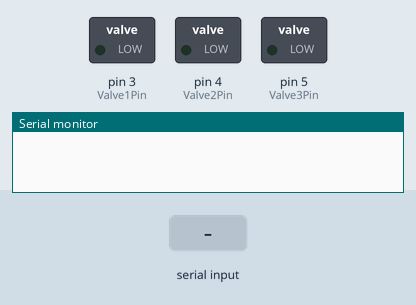
The sketch below on a simulated Arduino Uno, built with avr-gcc and run on an emulated ATmega328P. On the bench: switched loads named in the sketch (green lamp = pin HIGH), the last lines printed to the serial monitor. The inputs (shaded band) are chosen by the test bench.

Above: at 1.2 s.
1.3 s: "X" received over Serial
At 1.8 s:
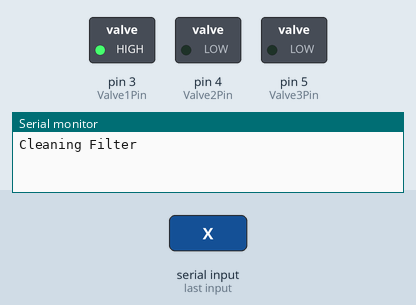
2.8 s: "Y" received over Serial
At 4.1 s:
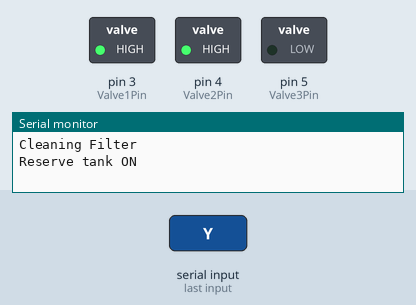
At 7.3 s:
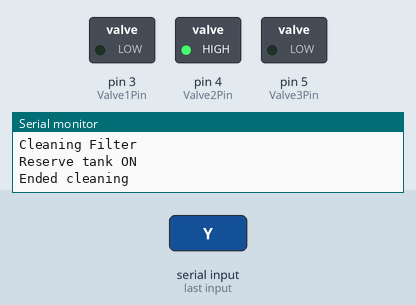
Timing chart, 0 to 8.8 s (numbered marks = the images above; inputs shaded):
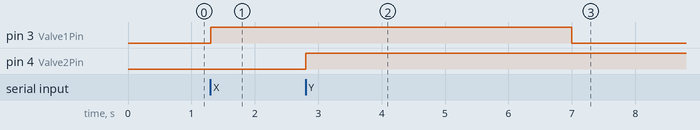

The sketch:

Valves.ino
```cpp
int Valve1Pin = 3;
int Valve2Pin = 4;
int Valve3Pin = 5;

char serialvarString[5];
int serialvar = 0;

unsigned long previousMillis = 0;
const long interval = 1000;
int seconds = 0;
int seconds_cleaning = 0;
int cleaning_running = 0;

void setup() {
  // put your setup code here, to run once:
  Serial.begin(9600);

  pinMode(Valve1Pin, OUTPUT);
  pinMode(Valve2Pin, OUTPUT);
  pinMode(Valve3Pin, OUTPUT);


}

void loop() {

  unsigned long currentMillis = millis();

  if (currentMillis - previousMillis >= interval) {
  // save the last time you blinked the LED
  previousMillis = currentMillis;
  seconds++;
  seconds_cleaning++;
  }

   if (Serial.available() > 0) {
                serialvarString[0]=Serial.read();

                if(serialvarString[0]=='X')
                {
                  serialvar = 1;
                  seconds_cleaning=0;
                }
                if(serialvarString[0]=='Y')
                {
                  serialvar = 2;
                  seconds=0;
                }
        }

  if(cleaning_running==1 && seconds_cleaning > 5)
  {
        digitalWrite(Valve1Pin, LOW);
        cleaning_running=0;
        Serial.println("Ended cleaning");
  }

switch(serialvar)
  {
  case 1:
    digitalWrite(Valve1Pin, HIGH);
    Serial.println("Cleaning Filter");
    seconds=0;
    cleaning_running=1;
    serialvar=0;
    break;
 case 2:
    digitalWrite(Valve2Pin, !digitalRead(Valve2Pin));
    if(digitalRead(Valve2Pin)==1)
    {
      Serial.println("Reserve tank ON");
    }
        if(digitalRead(Valve2Pin)==0)
    {
      Serial.println("Reserve tank OFF");
    }
    serialvar=0;
    break;
  default:
    break;
  }

}
```

Measured:
- after the input at 1.3 s, pin 3 (Valve1Pin): LOW → HIGH at once
- after the input at 2.8 s, pin 4 (Valve2Pin): LOW → HIGH at once
